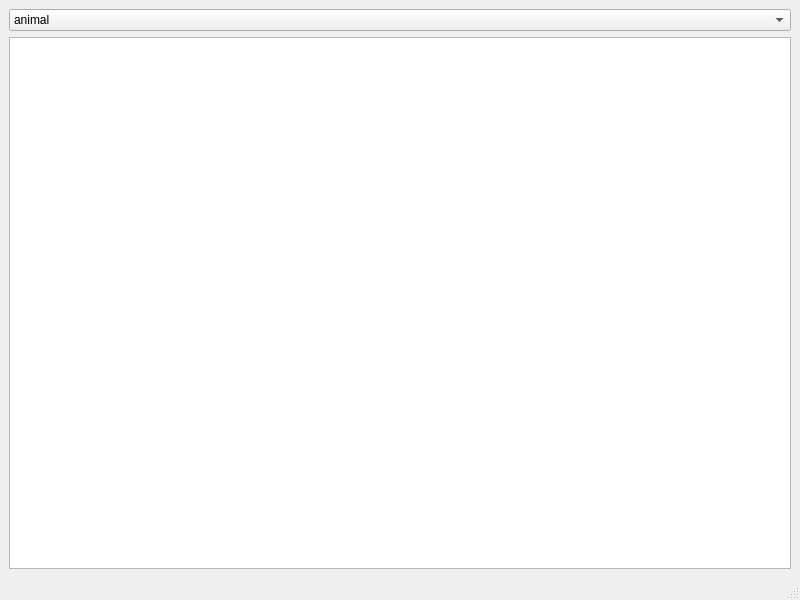
<?xml version="1.0" encoding="UTF-8"?>
<ui version="4.0">
 <class>MainWindow</class>
 <widget class="QMainWindow" name="MainWindow">
  <property name="geometry">
   <rect>
    <x>0</x>
    <y>0</y>
    <width>800</width>
    <height>600</height>
   </rect>
  </property>
  <property name="windowTitle">
   <string>MainWindow</string>
  </property>
  <widget class="QWidget" name="centralwidget">
   <layout class="QGridLayout" name="gridLayout">
    <item row="1" column="0">
     <widget class="QListWidget" name="output_widget"/>
    </item>
    <item row="0" column="0">
     <widget class="QComboBox" name="animal_cmbbox">
      <item>
       <property name="text">
        <string>animal</string>
       </property>
      </item>
      <item>
       <property name="text">
        <string>animalInput</string>
       </property>
      </item>
      <item>
       <property name="text">
        <string>animalPointer</string>
       </property>
      </item>
      <item>
       <property name="text">
        <string>animalRef</string>
       </property>
      </item>
     </widget>
    </item>
   </layout>
  </widget>
  <widget class="QMenuBar" name="menubar">
   <property name="geometry">
    <rect>
     <x>0</x>
     <y>0</y>
     <width>800</width>
     <height>22</height>
    </rect>
   </property>
  </widget>
  <widget class="QStatusBar" name="statusbar"/>
 </widget>
 <resources/>
 <connections/>
</ui>
